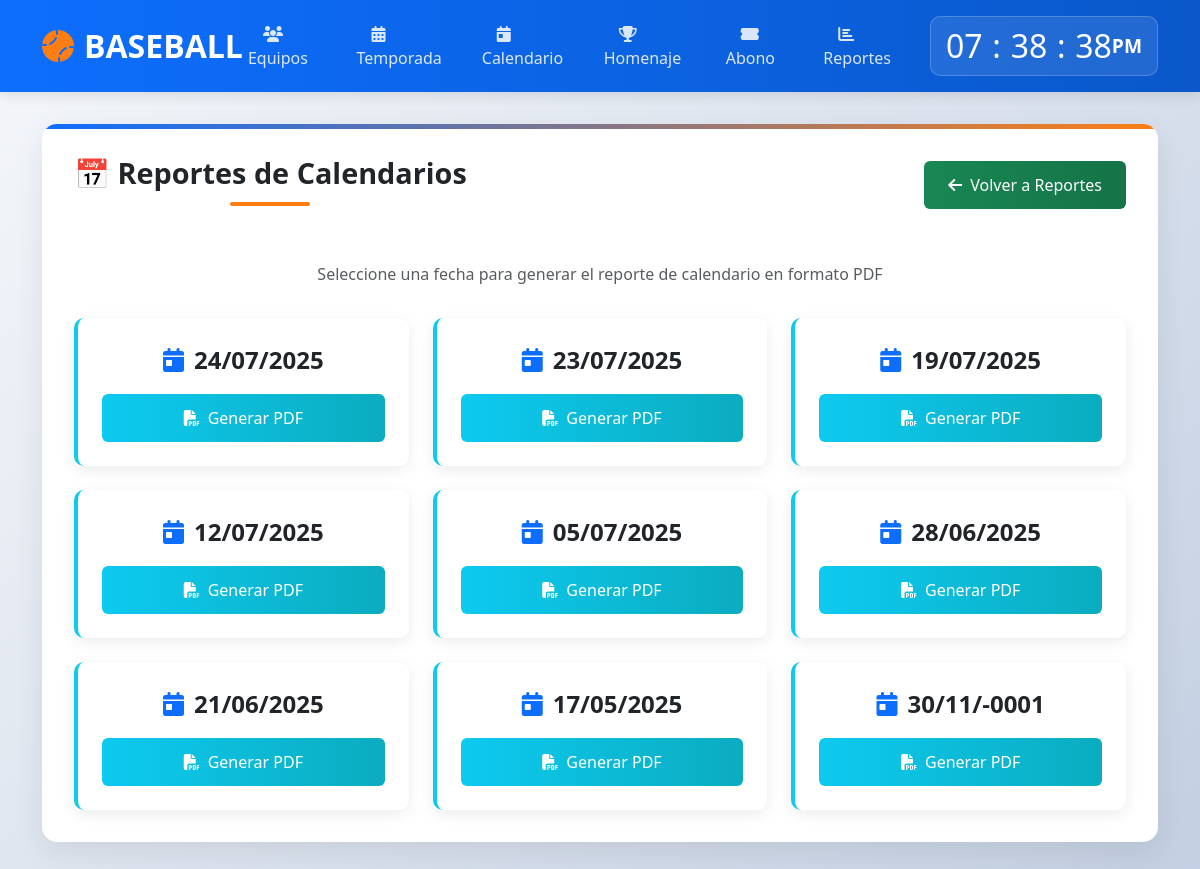
Before: /modulos/reporte/calendario.php with the older database file.
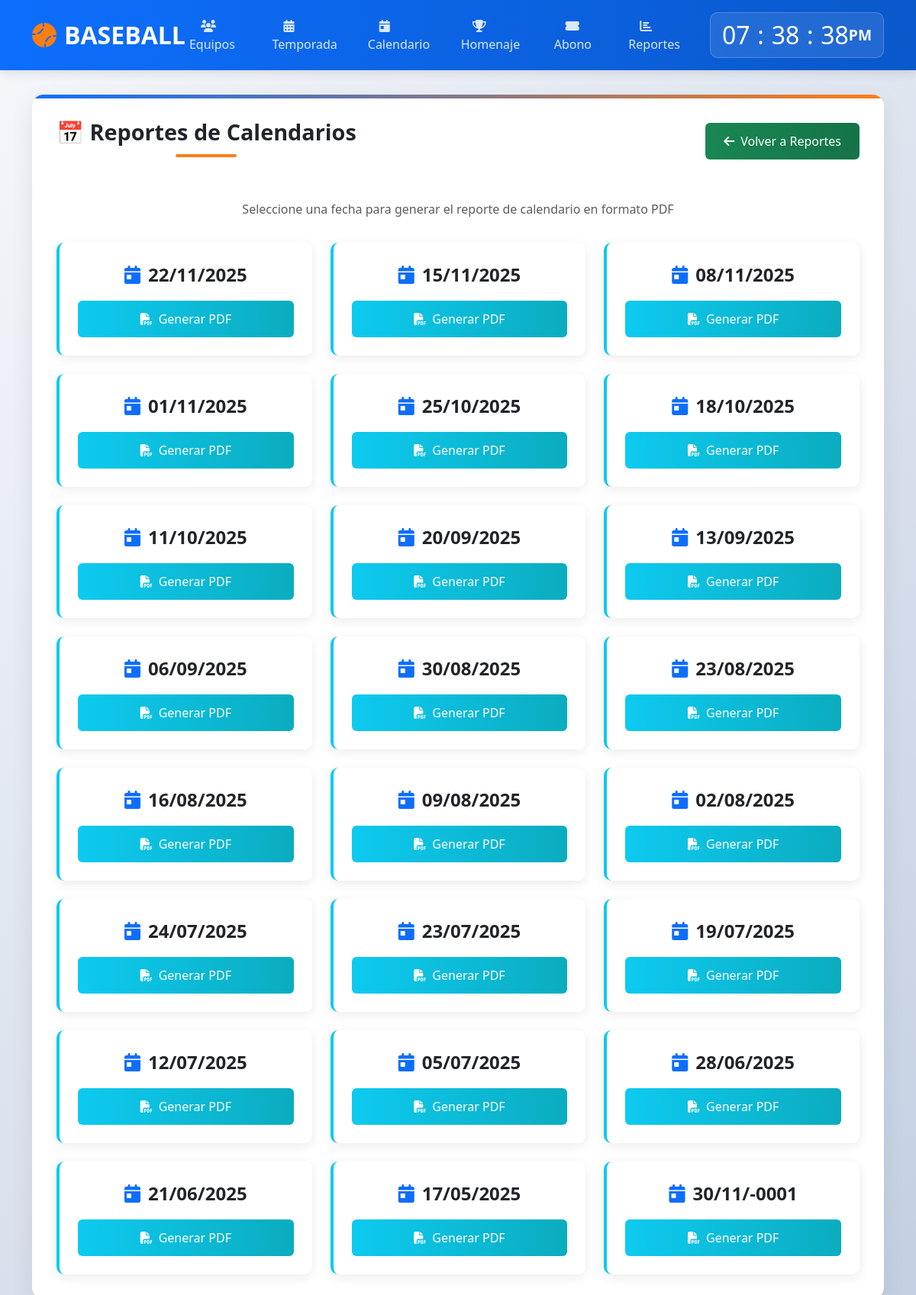
After: the same page with the newer database file.
### tables this page shows
CREATE TABLE `calendario` (
  `id_cal` int(100) NOT NULL,
  `fecha` date NOT NULL,
  `categoria` varchar(1) NOT NULL,
  `id_temporada` int(100) NOT NULL,
  `id_team_one` int(100) NOT NULL,
  `name_team_one` varchar(60) NOT NULL,
  `id_team_two` int(100) NOT NULL,
  `name_team_two` varchar(60) NOT NULL,
  `dia` varchar(11) NOT NULL,
  `id_hora` int(100) NOT NULL,
  `hora` varchar(10) NOT NULL,
  `campo` int(1) NOT NULL,
  `partida` int(3) DEFAULT NULL
);

### modulos/reporte/calendario.php (the view, shortened to what this page needs)
<?php
$con = conectar();
?>
<!DOCTYPE html>
<html lang="es">
<head>
    <link href="https://cdn.jsdelivr.net/npm/bootstrap@5.3.0/dist/css/bootstrap.min.css" rel="stylesheet">
    <link rel="stylesheet" href="https://cdnjs.cloudflare.com/ajax/libs/font-awesome/6.4.0/css/all.min.css">
</head>
<body>
    <header class="header">
        <div class="container">
            <div class="d-flex justify-content-between align-items-center">
                <a href="../../" class="logo">
                    <i class="fas fa-baseball-ball"></i>BASEBALL
                </a>
                <ul class="navigation">
                    <li><a href="../equipos/"><i class="fas fa-users"></i> Equipos</a></li>
                    <li><a href="../juego/"><i class="fas fa-calendar-alt"></i> Temporada</a></li>
                    <li><a href="../calendario/"><i class="fas fa-calendar-day"></i> Calendario</a></li>
                    <li><a href="../homenaje/homenaje.php"><i class="fas fa-trophy"></i> Homenaje</a></li>
                    <li><a href="../abonos/"><i class="fas fa-ticket-alt"></i> Abono</a></li>
                    <li><a href="../reporte/reporte.php"><i class="fas fa-chart-bar"></i> Reportes</a></li>
                </ul>
                <div class="clock-container">
                    <div class="clock">
                        <h2 id="hour">00</h2><h2 class="dot">:</h2>
                        <h2 id="minute">00</h2><h2 class="dot">:</h2>
                        <h2 id="seconds">00</h2><span id="ampm">AM</span>
                    </div>
                </div>
            </div>
        </div>
    </header>
    <main class="main-content">
        <div class="container">
            <div class="content-container">
                <div class="header-actions">
                    <h1 class="page-title">📅 Reportes de Calendarios</h1>
                    <a href="reporte.php" class="btn btn-success">
                        <i class="fas fa-arrow-left me-2"></i>Volver a Reportes
                    </a>
                </div>
                <p class="text-center text-muted mb-4">Seleccione una fecha para generar el reporte de calendario en formato PDF</p>
                <div class="calendar-grid">
                    <?php
                    $val_hor = "SELECT * FROM calendario GROUP BY fecha ORDER BY fecha DESC, categoria ASC";
                    $query_hor = mysqli_query($con, $val_hor);
                    $numbersho = mysqli_num_rows($query_hor);
                    if ($numbersho >= 1) {
                        while ($obtenerho = mysqli_fetch_array($query_hor)) {
                            $trg = $obtenerho['fecha'];
                            $entero_trg = strtotime($trg);
                            $formatted_date = date("d/m/Y", $entero_trg);
                    ?>
                    <div class="calendar-card">
                        <div class="calendar-date">
                            <i class="fas fa-calendar-day"></i>
                            <?php echo $formatted_date; ?>
                        </div>
                        <div class="calendar-action">
                            <a href="../PDF/calendario.php?fecha=<?php echo urlencode($trg); ?>" target="_blank" class="btn-calendar">
                                <i class="fas fa-file-pdf me-2"></i>Generar PDF
                            </a>
                        </div>
                    </div>
                    <?php
                        }
                    } ?>
                </div>
            </div>
        </div>
    </main>
</body>
</html>

Changed rows visible on the page:
added calendario: fecha "22/11/2025"
added calendario: fecha "15/11/2025"
added calendario: fecha "08/11/2025"
added calendario: fecha "01/11/2025"
added calendario: fecha "25/10/2025"
added calendario: fecha "18/10/2025"
added calendario: fecha "11/10/2025"
added calendario: fecha "20/09/2025"
added calendario: fecha "13/09/2025"
added calendario: fecha "06/09/2025"
added calendario: fecha "30/08/2025"
added calendario: fecha "23/08/2025"
added calendario: fecha "16/08/2025"
added calendario: fecha "09/08/2025"
added calendario: fecha "02/08/2025"
